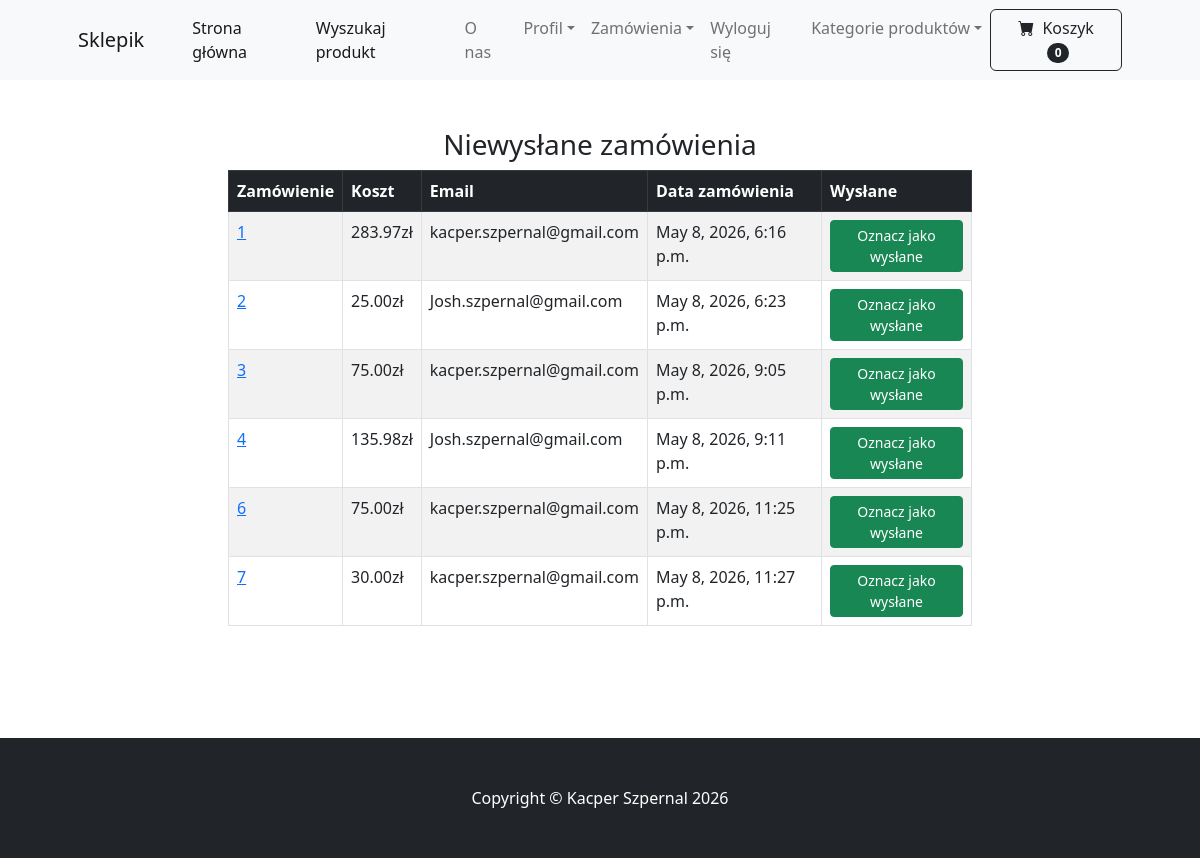
Page /payment/not_shipped_dash (signed in) on the committed database.
### payment/models.py (models this page shows, shortened)
class Zamowienia(models.Model):
	uzytkownik = models.ForeignKey(User, on_delete=models.CASCADE, null=True, blank=True)
	imie_nazwisko = models.CharField(max_length=150, null=True)
	email = models.EmailField(max_length=250)
	wysylka_adres = models.TextField(max_length=10000)
	koszt = models.DecimalField(max_digits=8, decimal_places=2)
	data_zamowienia = models.DateTimeField(auto_now_add=True)
	wyslane = models.BooleanField(default=False)
	data_wyslania = models.DateTimeField(blank=True, null=True)
	class Meta:
		verbose_name_plural = "Zamowienia"

### payment/views.py (the view, shortened to what this page needs)
# urls.py: path('not_shipped_dash', views.not_shipped_dash, name='not_shipped_dash'),
def not_shipped_dash(request):
    if request.user.is_authenticated and request.user.is_superuser:
        zamowienia = Zamowienia.objects.filter(wyslane=False)
        return render(request, "payment/not_shipped_dash.html",
                      {"zamowienia": zamowienia})
    else:
        messages.success(request, "Odmowa dostępu")
        return redirect('home')

### koszyk/context_processor.py (called while the page is built)
def koszyk(request):
	return {'koszyk': Koszyk(request)}

### koszyk/koszyk.py (called while the page is built)
	def __len__(self):
		return len(self.koszyk)

### payment/templates/payment/not_shipped_dash.html (shortened to what this page needs)
{% extends 'base.html' %}
{% block content %}
        <div class="container">
            <div class="row">
                <center>
                    <div class="col-8">
                        <br/><br/>
<h3>Niewysłane zamówienia</h3>
<table class="table table-striped table-hover table-bordered">
  <thead class="table-dark">
    <tr>
      <th scope="col">Zamówienie</th>
      <th scope="col">Koszt</th>
      <th scope="col">Email</th>
      <th scope="col">Data zamówienia</th>
      <th scope="col">Wysłane</th>
    </tr>
  </thead>
  <tbody>
    {% for item in zamowienia %}
    <tr>
      <td><a href="{% url 'orders' item.id %}">{{ item.id }}</a></td>
      <td>{{ item.koszt }}zł</td>
      <td>{{ item.email }}</td>
      <td>{{ item.data_zamowienia }}</td>
      <td>
        <form method="POST">
          <button type="Submit" class="btn btn-success btn-sm">Oznacz jako wysłane</button>
        </form>
      </td>
    </tr>
    {% endfor %}
  </tbody>
</table>
<br/><br/>
<br/><br/>
                    </div>
                </center>
            </div>
        </div>
{% endblock %}

### sklep/templates/base.html (shortened to what this page needs)
{% load static %}
<!DOCTYPE html>
<html lang="en">
    <head>
        <link href="https://cdn.jsdelivr.net/npm/bootstrap-icons@1.5.0/font/bootstrap-icons.css" rel="stylesheet" />
        <link href="{% static 'css/styles.css' %}" rel="stylesheet" />
    </head>
    <body>
        {% include 'navbar.html' %}
        {% block content %}
        {% endblock %}
        <footer class="py-5 bg-dark">
            <div class="container"><p class="m-0 text-center text-white">Copyright &copy; Kacper Szpernal 2026</p></div>
        </footer>
    </body>
</html>

### sklep/templates/navbar.html (shortened to what this page needs)
        <nav class="navbar navbar-expand-lg navbar-light bg-light">
            <div class="container px-4 px-lg-5">
                <a class="navbar-brand" href="{% url 'home'%}">Sklepik</a>
                <div class="collapse navbar-collapse" id="navbarSupportedContent">
                    <ul class="navbar-nav me-auto mb-2 mb-lg-0 ms-lg-4">
                        <li class="nav-item"><a class="nav-link active" aria-current="page" href="{% url 'home' %}">Strona główna</a></li>
                        <li class="nav-item"><a class="nav-link active" aria-current="page" href="{% url 'search' %}">Wyszukaj produkt</a></li>
                        <li class="nav-item"><a class="nav-link" href="{% url 'about' %}">O nas</a></li>
                        {% if user.is_authenticated %}
                                                <li class="nav-item dropdown">
                            <a class="nav-link dropdown-toggle" id="navbarDropdown" href="#" role="button" data-bs-toggle="dropdown" aria-expanded="false">Profil</a>
                        </li>
                                                {% if user.is_superuser %}
                                                <li class="nav-item dropdown">
                            <a class="nav-link dropdown-toggle" id="navbarDropdown" href="#" role="button" data-bs-toggle="dropdown" aria-expanded="false">Zamówienia</a>
                        </li>
                                                {% endif %}
                        <li class="nav-item"><a class="nav-link" href="{% url 'logout' %}">Wyloguj się</a></li>
                        {% else %}
                        <li class="nav-item"><a class="nav-link" href="{% url 'login' %}">Zaloguj się</a></li>
                        <li class="nav-item"><a class="nav-link" href="{% url 'register' %}">Zarejestruj się</a></li>
                        {% endif %}
                        <li class="nav-item dropdown">
                            <a class="nav-link dropdown-toggle" id="navbarDropdown" href="#" role="button" data-bs-toggle="dropdown" aria-expanded="false">Kategorie produktów</a>
                        </li>
                    </ul>
                    <form class="d-flex">
                        <a href="{% url 'cart_summary' %}" class="btn btn-outline-dark"><i class="bi-cart-fill me-1"></i>
                            Koszyk
                            <span class="badge bg-dark text-white ms-1 rounded-pill" id="cart_q">{{ koszyk|length }}</span></a>
                    </form>
                </div>
            </div>
        </nav>

### rows in the picture
Zamowienia: id "1", koszt "283.97", email "kacper.szpernal@gmail.com", data_zamowienia "May 8, 2026, 6:16 p.m."
Zamowienia: id "2", koszt "25.00", email "Josh.szpernal@gmail.com", data_zamowienia "May 8, 2026, 6:23 p.m."
Zamowienia: id "3", koszt "75.00", email "kacper.szpernal@gmail.com", data_zamowienia "May 8, 2026, 9:05 p.m."
Zamowienia: id "4", koszt "135.98", email "Josh.szpernal@gmail.com", data_zamowienia "May 8, 2026, 9:11 p.m."
Zamowienia: id "6", koszt "75.00", email "kacper.szpernal@gmail.com", data_zamowienia "May 8, 2026, 11:25 p.m."
Zamowienia: id "7", koszt "30.00", email "kacper.szpernal@gmail.com", data_zamowienia "May 8, 2026, 11:27 p.m."

### other values in the picture
{{ koszyk|length }} "0"
